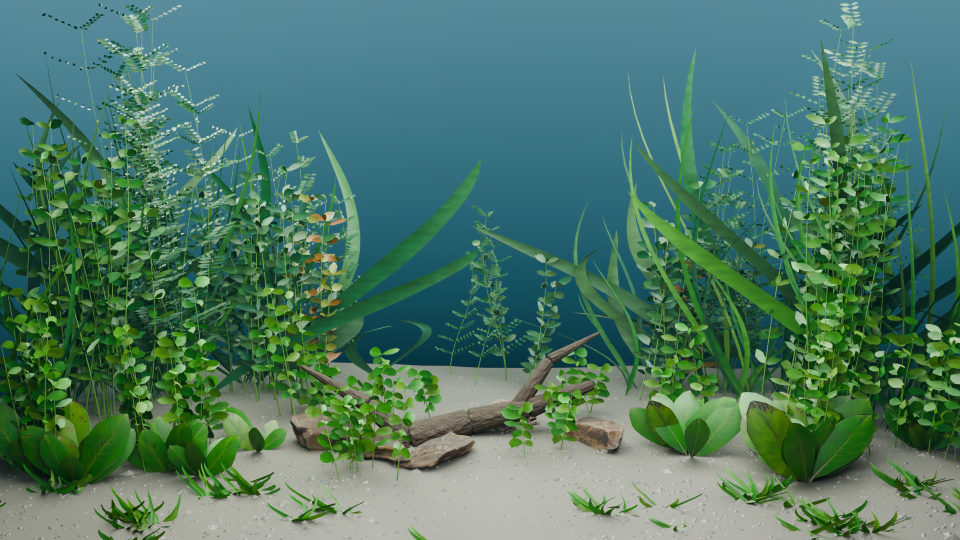
#> input picture habitat/assets/lush/environment_albedo.webp, 1920 x 1080 px (shown at 1/2 size)
$ python grade_hero_frame.py ../../habitat/assets/lush/environment_albedo.webp ../../habitat/assets/lush/environment_albedo.webp
#> lines starting #> are read from the running program, lines starting #| are printed output that depends on the picture
"""Post grade for the hero frame: darker lower corners and edges (vignette),
a gentle cool shadow / warm highlight split, and a blur test sheet.

  python art/tools/grade_hero_frame.py <raw.png> <graded.png> [--blur <blur.png>]
"""
import sys

import numpy as np
from PIL import Image, ImageFilter


def grade(src, dst):
    image = np.asarray(Image.open(src).convert('RGB')).astype(np.float32) / 255.0
    h, w, _ = image.shape
#> h = 1080; w = 1920
    y, x = np.mgrid[0:h, 0:w]
    u, v = (x / w - 0.42) / 0.75, (y / h - 0.42) / 0.62
    vignette = 1.0 - 0.45 * np.clip(u * u + v * v - 0.25, 0, 1) ** 1.1
    bottom = 1.0 - 0.18 * np.clip((y / h - 0.72) / 0.28, 0, 1) ** 1.5
    # Deeper, calmer open water toward the right and the top.
    right = 1.0 - 0.2 * np.clip((x / w - 0.55) / 0.45, 0, 1) ** 1.3
    top = 1.0 - 0.12 * np.clip((0.3 - y / h) / 0.3, 0, 1)
    image *= (vignette * bottom * right * top)[..., None]
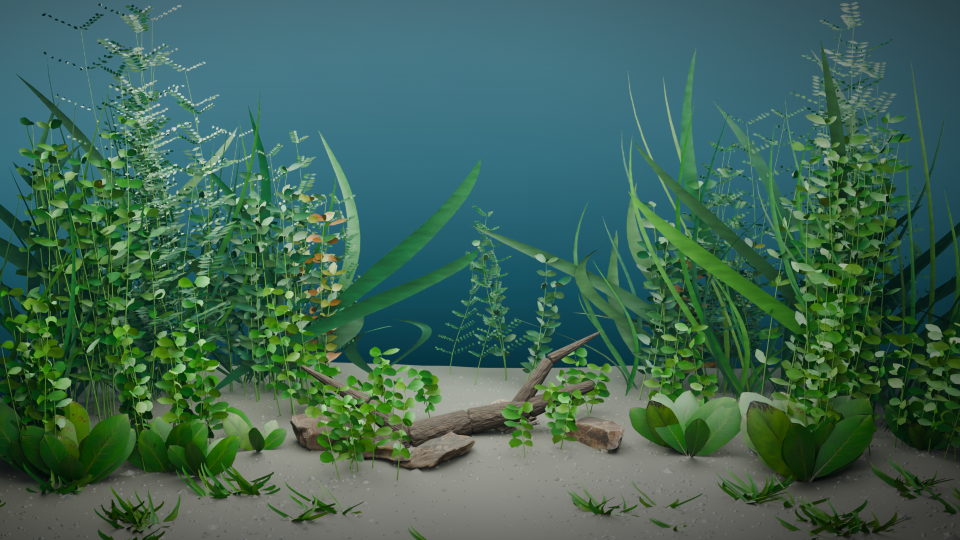
#> image: shape (1080, 1920, 3) float32 (shown at 1/2 size); mean R, G, B 0.249, 0.397, 0.335
    luminance = image.mean(axis=2, keepdims=True)
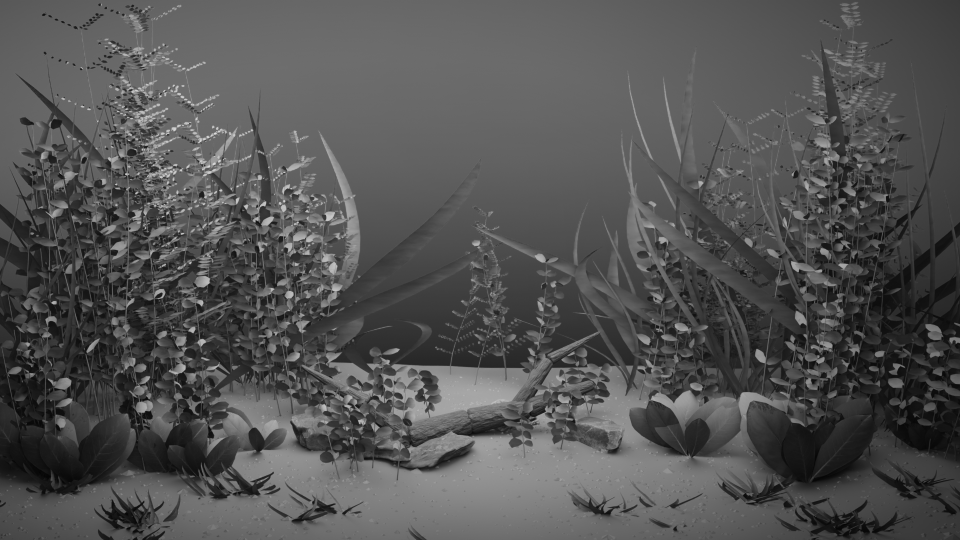
#> luminance: shape (1080, 1920, 1) float32 (shown at 1/2 size); min 0.0112, max 0.884, mean 0.327
    cool = np.array([0.97, 1.0, 1.03])
    warm = np.array([1.03, 1.0, 0.95])
    t = np.clip(luminance * 2.2, 0, 1)
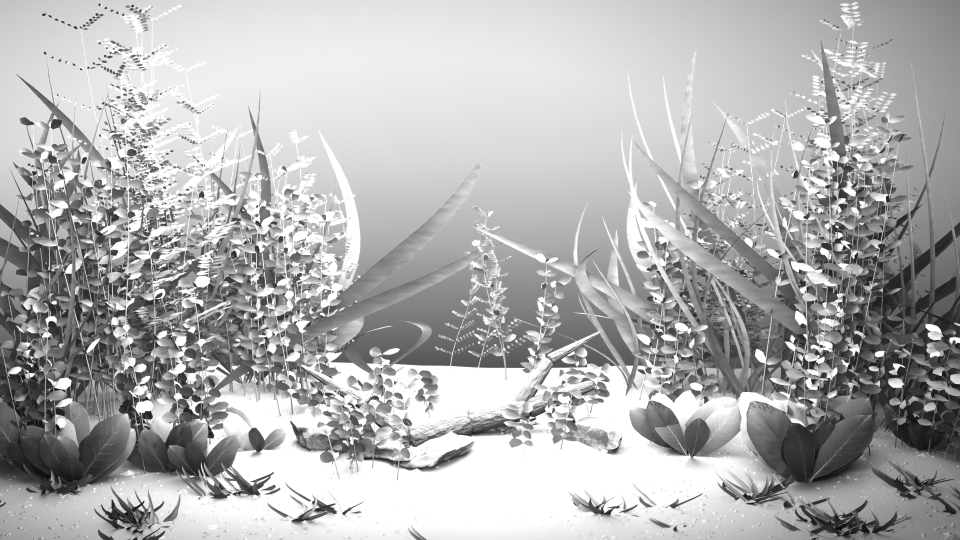
#> t: shape (1080, 1920, 1) float32 (shown at 1/2 size); min 0.0246, max 1, mean 0.697
    image *= cool * (1 - t) + warm * t
    Image.fromarray((np.clip(image, 0, 1) * 255 + 0.5).astype(np.uint8)).save(dst)


def blur_test(src, dst):
    image = Image.open(src).convert('RGB')
    small = image.resize((image.width // 16, image.height // 16), Image.LANCZOS)
    small = small.filter(ImageFilter.GaussianBlur(2))
    small.resize(image.size, Image.BICUBIC).save(dst)


if __name__ == '__main__':
    grade(sys.argv[1], sys.argv[2])
    if '--blur' in sys.argv:
        blur_test(sys.argv[2], sys.argv[sys.argv.index('--blur') + 1])
